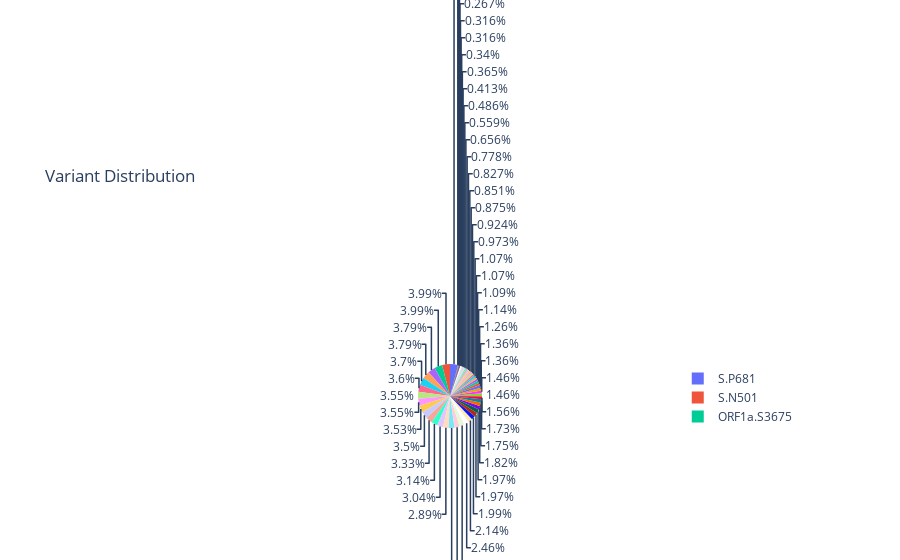

Notebook code for this chart:
### Markdown cell above
This bar chart shows how many times each COVID-19 variant appears in the dataset. Each bar represents a different variant, and the height of the bar shows the number of records for that variant. This helps us quickly see which variants are most and least common in the data.

### Code cell
# 2. Pie Chart: Variant Distribution
fig = px.pie(df, names='variant', title='Variant Distribution')
fig.show()

### Figure 1 — Plotly figure (JSON) as saved in the notebook; plotly's stock layout.template omitted (floating-point values rounded to 4 significant figures; data arrays with more than 128 entries replaced by an {"elided": "..."} marker saying what was removed)
{"data": [{"domain": {"x": [0, 1], "y": [0, 1]}, "hovertemplate": "variant=%{label}<extra></extra>", "labels": {"elided": "4113 str values"}, "legendgroup": "", "name": "", "showlegend": true, "type": "pie"}], "layout": {"legend": {"tracegroupgap": 0}, "title": {"text": "Variant Distribution"}}}
